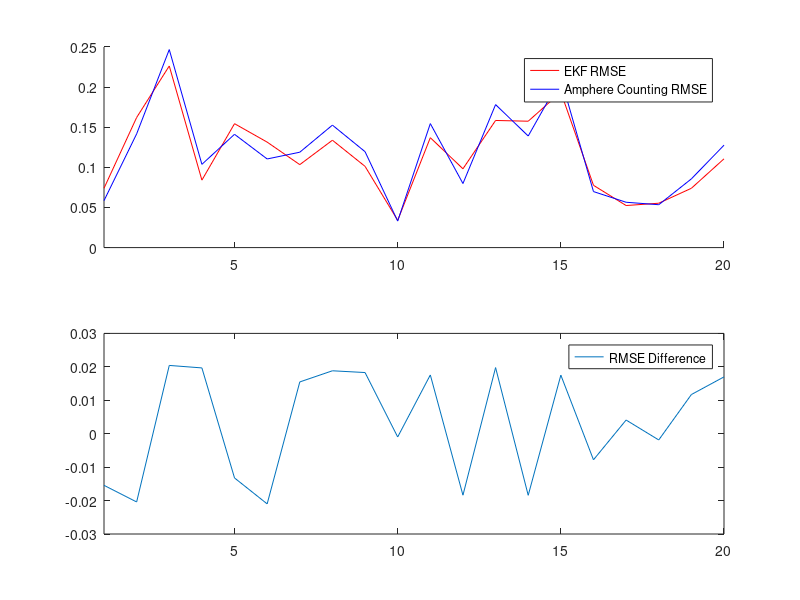

The MATLAB source for this figure:

CHG_EKF_RMSE = [0.071423951
0.124164282
0.073172548
0.300009363
0.182661484
0.237339298
0.155963265
0.111810472
0.074975425
0.292698592
0.108481201
0.20963807
0.072437565
0.150705888
0.172325257
0.188775427
0.15932412
0.097458497
0.082920353
0.194271915
];

CHG_AC_RMSE=[0.079729637
0.117609172
0.079255656
0.312815146
0.171770994
0.224621336
0.143511299
0.103598329
0.079808302
0.283302461
0.112974432
0.196108282
0.077904693
0.140304288
0.159905472
0.177594903
0.150877351
0.107437965
0.091652166
0.182454036
];

DHG_EKF_RMSE = [0.073941739
0.162111144
0.226342528
0.084069272
0.15442475
0.131444901
0.103382498
0.133807569
0.101239417
0.034009435
0.136961427
0.098215691
0.158425138
0.157496839
0.193657978
0.077624669
0.052416762
0.055301858
0.073909195
0.110623439
];

DHG_AC_RMSE=[0.05850169
0.141693682
0.246761972
0.10374424
0.141186476
0.110453274
0.118864979
0.152624566
0.119529319
0.033030221
0.154533554
0.079826798
0.178196979
0.139074085
0.211173195
0.069816245
0.056502775
0.053429227
0.085619424
0.127613167
];

% n = length(CHG_AC_RMSE);
% for k = 1 : n
%     Diff_CHG_RMSE(k) = CHG_AC_RMSE(k) - CHG_EKF_RMSE(k);
% end
% 
% subplot(2,1,1)
% hold on
% plot(CHG_EKF_RMSE, 'r')
% plot(CHG_AC_RMSE, 'b')
% legend("EKF RMSE", "Amphere Counting RMSE")
% xlim([1 20])
% 
% subplot(2,1,2)
% plot(Diff_CHG_RMSE)
% legend("RMSE Difference")
% xlim([1 20])

n = length(DHG_AC_RMSE);
for k = 1 : n
    Diff_DHG_RMSE(k) = DHG_AC_RMSE(k) - DHG_EKF_RMSE(k);
end

subplot(2,1,1)
hold on
plot(DHG_EKF_RMSE, 'r')
plot(DHG_AC_RMSE, 'b')
legend("EKF RMSE", "Amphere Counting RMSE")
xlim([1 20])

subplot(2,1,2)
plot(Diff_DHG_RMSE)
legend("RMSE Difference")
xlim([1 20])
